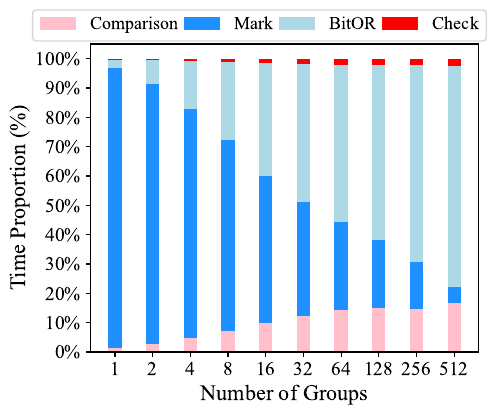

Generate this figure with Python:
import matplotlib
import matplotlib.pyplot as plt
import numpy as np
from matplotlib import rc
from matplotlib.ticker import FuncFormatter
from matplotlib.pyplot import MultipleLocator

rc('mathtext', default='regular')
plt.rcParams['axes.unicode_minus'] = False
plt.rcParams['font.family'] = ['Times New Roman']  #
# plt.rcParams.update({'font.size': 8})
plt.figure(figsize=(5, 4))
be = [1, 2, 4, 8, 16, 32, 64, 128, 256, 512]
width = 0.35
Name = ["Comparison", "Mark", "BitOR", "Check"]

Comparison = [
    0.044794, 0.043918, 0.043875, 0.043762, 0.044577, 0.044838, 0.045258,
    0.044868, 0.045988, 0.045245
]
Mark = [
    2.815691, 1.387544, 0.728088, 0.391327, 0.229163, 0.143344, 0.09613,
    0.068335, 0.049382, 0.015175
]
BitOR = [
    0.085204, 0.130256, 0.153324, 0.161091, 0.176804, 0.172563, 0.170424,
    0.175759, 0.210117, 0.203333
]
Check = [
    0.006874, 0.006807, 0.006825, 0.006784, 0.006789, 0.006808, 0.006775,
    0.006767, 0.006772, 0.006782
]

data = [Comparison, Mark, BitOR, Check]
x = np.arange(10)
# data=np.array(data).transpose()
sums = [sum(i) for i in np.array(data).transpose()]
bottom_y = [0] * len(be)
i = 0
# print(len(data),len(sums))
Color = ['pink', 'DODGERBLUE', 'lightblue', 'r']
for d in data:
    y = [a / b for a, b in zip(d, sums)]
    #  print(y)
    plt.bar(x, y, width, bottom=bottom_y, color=Color[i], label=Name[i])
    i += 1
    bottom_y = [(a + b) for a, b in zip(y, bottom_y)]

# plt.bar(be, BIOP5DD, width, label=Name[6],color='r',alpha=0.5,ec='k',lw=.6) # hatch="//",
# plt.bar(be, b4, width, bottom=BIOP5DD, label=Name[5],color='y',alpha=0.5,ec='k',lw=.6) # hatch="//",
# plt.bar(be, b3, width, bottom=BIOP2SD, label=Name[4],color='m',alpha=0.5,ec='k',lw=.6) # hatch="//",
# plt.bar(be, b2, width, bottom=BIOP4DS, label=Name[3],color='c',alpha=0.5,ec='k',lw=.6) # hatch="//",
# plt.bar(be, b1, width, bottom=BIOP3PD, label=Name[2],color='g',alpha=0.5,ec='k',lw=.6)
# plt.bar(be, b0, width,bottom=BIOP1SS, label=Name[1],color='b',alpha=0.5,ec='k',lw=.6) # hatch="//",


def to_percent(temp, position):
    return '%1.0f' % (100 * temp) + '%'


plt.gca().yaxis.set_major_formatter(FuncFormatter(to_percent))

plt.xticks(x, labels=be)
plt.yticks(np.arange(0, 1.01, 0.1))
plt.xlabel('Number of Groups', fontsize=16)  # ,fontsize=13
plt.ylabel('Time Proportion (%)', fontsize=16)  # ,fontsize=13
plt.tick_params(direction='out',
                labelsize=14,
                length=4,
                width=1,
                top=False,
                right=False)
plt.legend(
    fontsize=13, loc=(-0.15, 1.01), ncol=4, columnspacing=0.3
)  # labelspacing=0.4, fontsize=6,frameon=False,loc='upper center',ncol=6
# # ax.text(.87,-.08,'\nVisualization by DataCharm',transform = ax.transAxes,
# #         ha='center', va='center',fontsize = 5,color='black',fontweight='bold',family='Roboto Mono')

gcf = plt.gcf()
plt.show()
gcf.savefig('./exp1_HEM5TimeDistribution_be.pdf',
            format='pdf',
            bbox_inches='tight')
